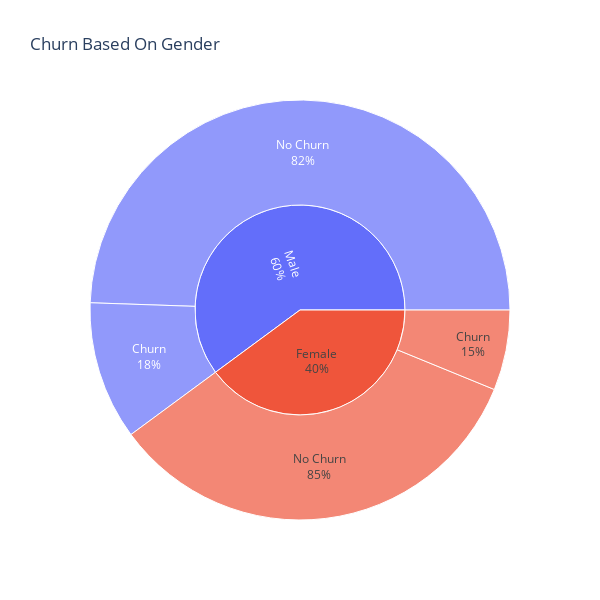

Notebook code for this chart:
### Code cell
fig = px.sunburst(gender, path = ['Gender', 'Churn'], values = 'count', 
                  title = 'Churn Based On Gender', width = 600, height = 600)

fig.update_traces(textinfo = 'label + percent parent')
                  
fig.show()

### Figure 1 — Plotly figure (JSON) as saved in the notebook; plotly's stock layout.template omitted (floating-point values rounded to 4 significant figures)
{"data": [{"branchvalues": "total", "domain": {"x": [0, 1], "y": [0, 1]}, "hovertemplate": "labels=%{label}<br>count=%{value}<br>parent=%{parent}<br>id=%{id}<extra></extra>", "ids": ["Female/Churn", "Male/Churn", "Female/No Churn", "Male/No Churn", "Female", "Male"], "labels": ["Churn", "Churn", "No Churn", "No Churn", "Female", "Male"], "name": "", "parents": ["Female", "Male", "Female", "Male", "", ""], "textinfo": "label+percent parent", "type": "sunburst", "values": [348, 600, 1898, 2784, 2246, 3384]}], "layout": {"height": 600, "legend": {"tracegroupgap": 0}, "title": {"text": "Churn Based On Gender"}, "width": 600}}
